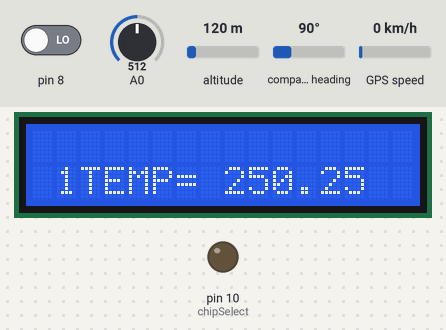
Recording of a sketch running on a simulated Arduino Uno, built with avr-gcc and run on an emulated ATmega328P. Parts: 16×2 character LCD, output pins drawn as LEDs (lit = HIGH). The test bench sets the inputs (shaded band); at power-on: pin 8 LOW, compass heading 90°, A0 = 512, altitude 120 m, GPS speed 0 km/h. Storage starts empty; the GPS gets a fix after 3 s at 37.7749, -122.4194 with 8 satellites.

Above: at 1.2 s.
1.3 s: pin 8 driven HIGH
At 2.1 s:
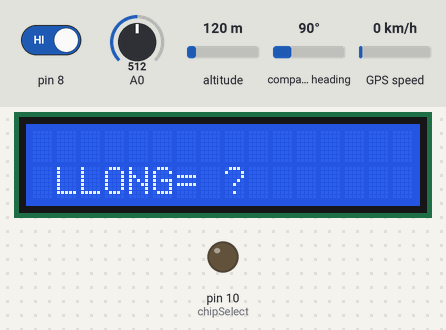
3.2 s: compass heading set to 180°
7.4 s: pin 8 driven LOW
At 7.8 s:
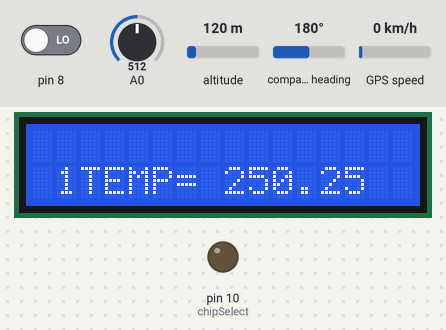
8.9 s: pin 8 driven HIGH
At 9.3 s:
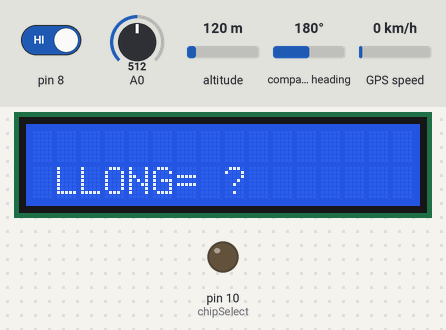
Timing chart, 0 to 11.9 s (numbered marks = the images above; inputs shaded):
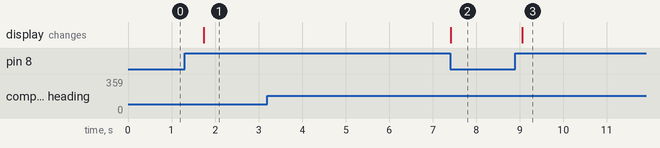

Measured:
- after the input at 1.3 s, the display: changes after 0.44 s (image 1)
- after the input at 3.2 s, every drawn part: stays the same
- after the input at 7.4 s, the display: changes at once (image 2)
- after the input at 8.9 s, the display: changes after 0.15 s (image 3)

The sketch:

Guardar_en_SD.ino
```cpp
#include <SD.h>
#include  <LiquidCrystal.h>
#include <SoftwareSerial.h>
#include <TinyGPS.h>//incluimos TinyGPS

TinyGPS gps;//Declaramos el objeto gps
SoftwareSerial serialgps(1, 0); //Declaramos el pin 1 Tx y 0 Rx


const int chipSelect = 10;
char horaCompleta[9] = "00:00:00";
char fechaCompleta[11] = "00/00/0000";
char latitudCompleta[17] = "00.00";
char longitudCompleta[17] = "00.00";
char datoSalida[50];

int year;
byte month, day, hour, minute, second, hundredths;
float latitude, longitude;
float temperaturaAmbiente;
unsigned long chars;
unsigned short sentences, failed_checksum;
unsigned char variableMostrar = 0;
File dataFile;
LiquidCrystal lcd(2, 3, 4, 5, 6, 7);

void setup() {

  //Serial.begin(9600);//Iniciamos el puerto serie
  serialgps.begin(9600);//Iniciamos el puerto serie del gps

  pinMode(2, OUTPUT);
  pinMode(3, OUTPUT);
  pinMode(4, OUTPUT);
  pinMode(5, OUTPUT);
  pinMode(6, OUTPUT);
  pinMode(7, OUTPUT);
  pinMode(8, INPUT);
  pinMode(chipSelect, OUTPUT); // Definimos el módulo SD como salida

  // INDICAMOS QUE TENEMOS CONECTADA UNA PANTALLA DE 16X2
  lcd.begin(16, 2);
  SD.begin(chipSelect);

  /*if (SD.begin(chipSelect))
      Serial.println("Tarjeta detectada");
    else
      Serial.println("No se ha detectado tarjeta");
      */
}

void loop() {

  while ( serialgps.available()) {

    gps.encode (serialgps.read ());

  }


  gps.f_get_position(&latitude, &longitude);
  gps.crack_datetime(&year, &month, &day, &hour, &minute, &second, &hundredths);
  temperaturaAmbiente = analogRead(0);
  temperaturaAmbiente *= 0.48877;

  if (digitalRead(8)) {

    lcd.clear();
    lcd.setCursor ( 1, 1);
    sprintf(latitudCompleta, "LATI= %.4f", latitude);
    lcd.print(latitudCompleta);
    lcd.setCursor ( 2, 1);
    sprintf(longitudCompleta, "LONG= %.4f", longitude);
    lcd.print(longitudCompleta);

  }
  else {

    lcd.clear();
    lcd.setCursor ( 1, 1);
    sprintf(horaCompleta, "%d:%d:%d", hour, minute, second);
    lcd.print(horaCompleta);
    lcd.setCursor ( 2, 1);
    lcd.print("TEMP= " + String(temperaturaAmbiente));

    delay(500);

    lcd.clear();
    lcd.setCursor ( 1, 1);
    sprintf(fechaCompleta, "%d/%d/%d", day, month, year);
    lcd.print(fechaCompleta);
    lcd.setCursor ( 2, 1);
    lcd.print("TEMP= " + String(temperaturaAmbiente));

  }

  gps.stats(&chars, &sentences, &failed_checksum);

  dataFile = SD.open("sensoTemp.txt", FILE_WRITE); //Crea el archivo  o si ya existe escribe dentro de el

  if (dataFile) {
    //Serial.println("Bien");
    sprintf(datoSalida, "%s,%s,%.4f,%.4f,%.2f\r", fechaCompleta, horaCompleta, latitude, longitude, temperaturaAmbiente);
    dataFile.print(datoSalida);
    dataFile.close();
  }

  else {
    //Serial.println("Mal");

  }


}
```
